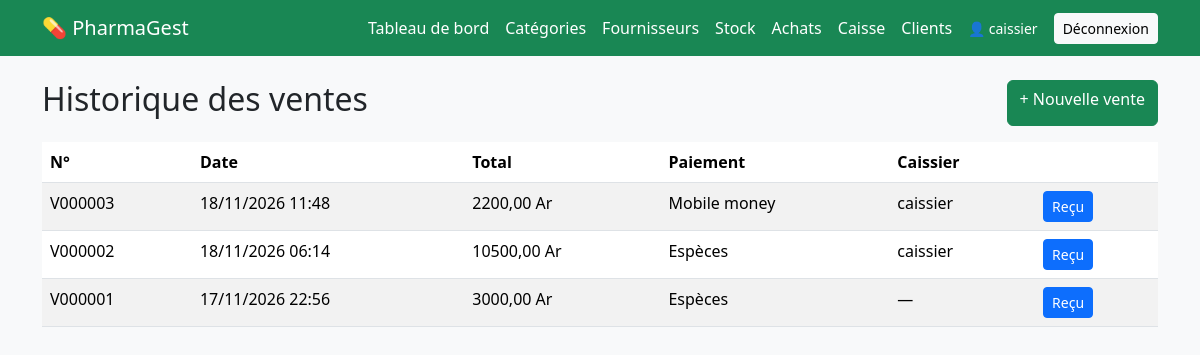
/ventes/historique/ (signed in), run on the app's committed database.
### ventes/models.py (models this page shows, shortened)
class Vente(models.Model):
    MODES = [
        ("especes", "Espèces"),
        ("mobile_money", "Mobile money"),
        ("autre", "Autre"),
    ]
    numero = models.CharField(max_length=20, unique=True, null=True, blank=True)
    utilisateur = models.ForeignKey(
        settings.AUTH_USER_MODEL, on_delete=models.SET_NULL, null=True, blank=True
    )
    client = models.ForeignKey(
        "clients.Client", on_delete=models.SET_NULL,
        null=True, blank=True, related_name="ventes"
    )
    mode_paiement = models.CharField(max_length=20, choices=MODES, default="especes")
    total = models.DecimalField(max_digits=12, decimal_places=2, default=0)
    date = models.DateTimeField(auto_now_add=True)
    class Meta:
        ordering = ["-date"]

### ventes/views.py (the view)
# urls.py: path("historique/", views.liste_ventes, name="vente_liste"),
def liste_ventes(request):
    ventes = Vente.objects.select_related("utilisateur")[:100]
    return render(request, "ventes/liste.html", {"ventes": ventes})

### templates/ventes/liste.html
{% extends "base.html" %}
{% block content %}
<div class="d-flex justify-content-between mb-3">
  <h2>Historique des ventes</h2>
  <a href="{% url 'caisse' %}" class="btn btn-success">+ Nouvelle vente</a>
</div>
<table class="table table-striped bg-white">
  <thead><tr><th>N°</th><th>Date</th><th>Total</th><th>Paiement</th><th>Caissier</th><th></th></tr></thead>
  <tbody>
  {% for v in ventes %}
    <tr>
      <td>{{ v.numero }}</td>
      <td>{{ v.date|date:"d/m/Y H:i" }}</td>
      <td>{{ v.total }} Ar</td>
      <td>{{ v.get_mode_paiement_display }}</td>
      <td>{{ v.utilisateur|default:"—" }}</td>
      <td><a href="{% url 'vente_detail' v.pk %}" class="btn btn-sm btn-primary">Reçu</a></td>
    </tr>
  {% empty %}
    <tr><td colspan="6" class="text-center">Aucune vente.</td></tr>
  {% endfor %}
  </tbody>
</table>
{% endblock %}

### templates/base.html (shortened to what this page needs)
<!DOCTYPE html>
<html lang="fr">
<head>
  <link href="https://cdn.jsdelivr.net/npm/bootstrap@5.3.3/dist/css/bootstrap.min.css" rel="stylesheet">
</head>
<body class="bg-light">
<nav class="navbar navbar-dark bg-success mb-4">
  <div class="container">
    <a class="navbar-brand" href="{% url 'medicament_liste' %}">💊 PharmaGest</a>
    <div class="d-flex gap-3 align-items-center flex-wrap">
      <a class="nav-link text-white" href="{% url 'dashboard' %}">Tableau de bord</a>
      <a class="nav-link text-white" href="{% url 'categorie_liste' %}">Catégories</a>
      <a class="nav-link text-white" href="{% url 'fournisseur_liste' %}">Fournisseurs</a>
      <a class="nav-link text-white" href="{% url 'stock_apercu' %}">Stock</a>
      <a class="nav-link text-white" href="{% url 'achat_liste' %}">Achats</a>
      <a class="nav-link text-white" href="{% url 'caisse' %}">Caisse</a>
      <a class="nav-link text-white" href="{% url 'client_liste' %}">Clients</a>
      {% if user.is_authenticated %}
        <span class="text-white small">👤 {{ user.username }}</span>
        <form method="post" action="{% url 'logout' %}" class="m-0">
          <button class="btn btn-light btn-sm">Déconnexion</button>
        </form>
      {% endif %}
    </div>
  </div>
</nav>
<div class="container">
  {% block content %}{% endblock %}
</div>
</body>
</html>

### data on the page
Vente: numero "V000003", date "18/11/2026 11:48", total "2200,00", mode_paiement "Mobile money", utilisateur "caissier"
Vente: numero "V000002", date "18/11/2026 06:14", total "10500,00", mode_paiement "Espèces", utilisateur "caissier"
Vente: numero "V000001", date "17/11/2026 22:56", total "3000,00", mode_paiement "Espèces", utilisateur "—"

### other printed values
{{ user.username }} "caissier"
